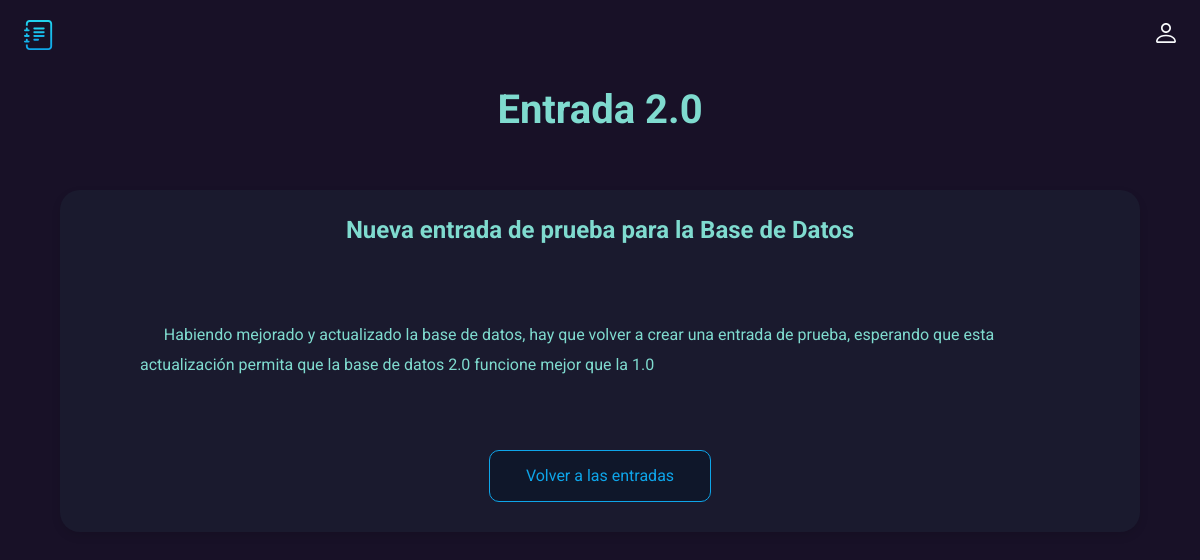
/card/1, run on the app's committed database.
### diary-esp-main/main.py (models this page shows, shortened)
class Card(db.Model):
    id = db.Column(db.Integer, primary_key=True)
    title = db.Column(db.String(100), nullable=False)
    subtitle = db.Column(db.String(300), nullable=False)
    text = db.Column(db.Text, nullable=False)

### diary-esp-main/main.py (the view)
@app.route('/card/<int:id>')
def card(id):
    card = Card.query.get(id)
    return render_template('card.html', card=card)

### diary-esp-main/templates/card.html (shortened to what this page needs)
<!doctype html>
<html lang="en">
<head>
  <link rel="stylesheet" href="../static/css/style.css">
</head>
<body>
  <header class="header">
    <img src="../static/img/logo.svg" alt="logo" width="30" height="30">
    <ul class="main-list">
        <li class="list__item">
          <a href="">
            <img src="../static/img/login.svg" alt="login" width="20" height="20">
          </a>
    </ul>
  </header>
  <main class="main">
    {% block content %}
    <h1 class="main__title">{{card.title}}</h1>
    <div class="main__block">
      <h2 class="main__subtitle">{{card.subtitle}}</h2>
      <div class="main__text">
      {{card.text}}
      </div>
      <a class="main__link" href="/">Volver a las entradas</a>
    </div>
  </main>
  {% endblock %}
</body>
</html>

### diary-esp-main/static/css/style.css (style rules this page uses)
body { margin: 0; padding: 0; font-family: 'Roboto', sans-serif; font-size: 16px; line-height: 20px; background-color: #181127; color: #7fdbcf; }
h1, h2, p { margin: 0; }
img { object-fit: contain; }
a { text-decoration: none; color: inherit; transition: 0.2s; }
ul { list-style: none; margin: 0; padding: 0; }
.header { display: flex; justify-content: space-between; align-items: center; padding: 20px 2%; margin-bottom: 30px; }
.main-list { display: flex; align-items: center; gap: 20px; }
.main__title { font-size: 40px; text-align: center; margin-bottom: 70px; }
.main { padding: 0 5%; }
.main__block { background: rgba(30, 41, 59, 0.4); border-radius: 20px; box-shadow: 0px 4px 10px rgba(0, 0, 0, 0.1); padding: 30px 80px; display: flex; flex-direction: column; align-items: center; }
.main__subtitle { text-align: center; margin-bottom: 50px; }
.main__text { line-height: 30px; margin-bottom: 40px; white-space: pre-wrap; align-self: flex-start; }
.main__link { display: block; border: 1px solid rgba(14, 165, 233, 1); background: #0F172A; border-radius: 10px; color: rgba(14, 165, 233, 1); padding: 15px 10px; font: inherit; width: 200px; text-align: center; cursor: pointer; transition: 0.2s; }

### data on the page
Card: title "Entrada 2.0", subtitle "Nueva entrada de prueba para la Base de Datos", text "Habiendo mejorado y actualizado la base de datos, hay que volver a crear una entrada de prueba, esperando que esta actualización permita que la base de datos 2.0 funcione mejor que la 1.0"
